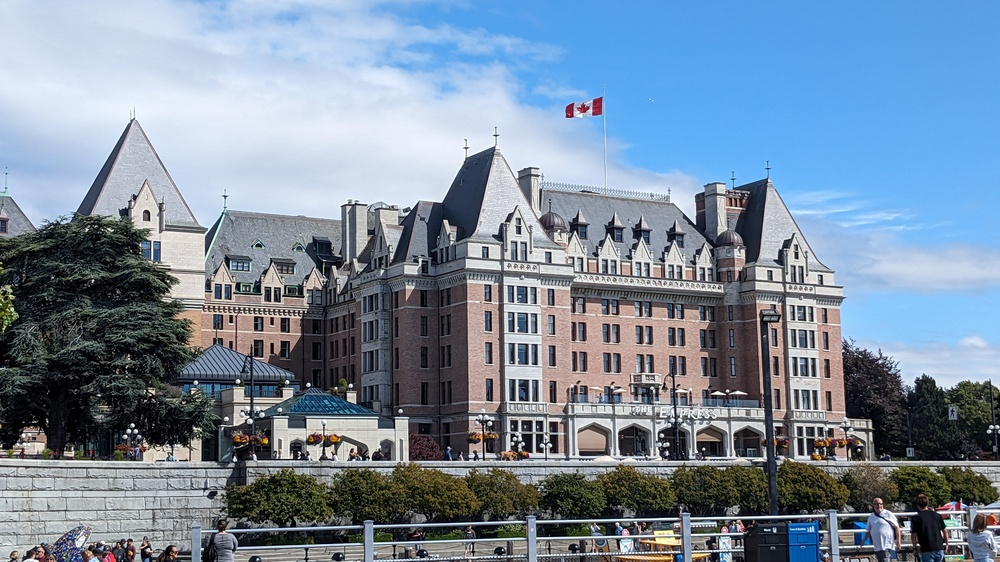
#> input picture 2025/06/20250627/test_input/PXL_20230809_225238061.jpg, 1000 x 562 px, shrunk from 4032 x 2268 before the run, given in place of the camera
$ python main.py
#> lines starting #> are read from the running program, lines starting #| are printed output that depends on the picture
import cv2

def main():
    # Webカメラから映像を取得
    cap = cv2.VideoCapture(1)
    if not cap.isOpened():
        print("Error: Could not open webcam.")
        return

    prev_gray = None

    while True:
        ret, frame = cap.read()
#> frame is the input picture: shape (562, 1000, 3); mean B, G, R 158, 139.2, 121.4
        if not ret:
            print("Error: Failed to read frame.")
            break

        # グレースケール＋平滑化
        gray = cv2.cvtColor(frame, cv2.COLOR_BGR2GRAY)
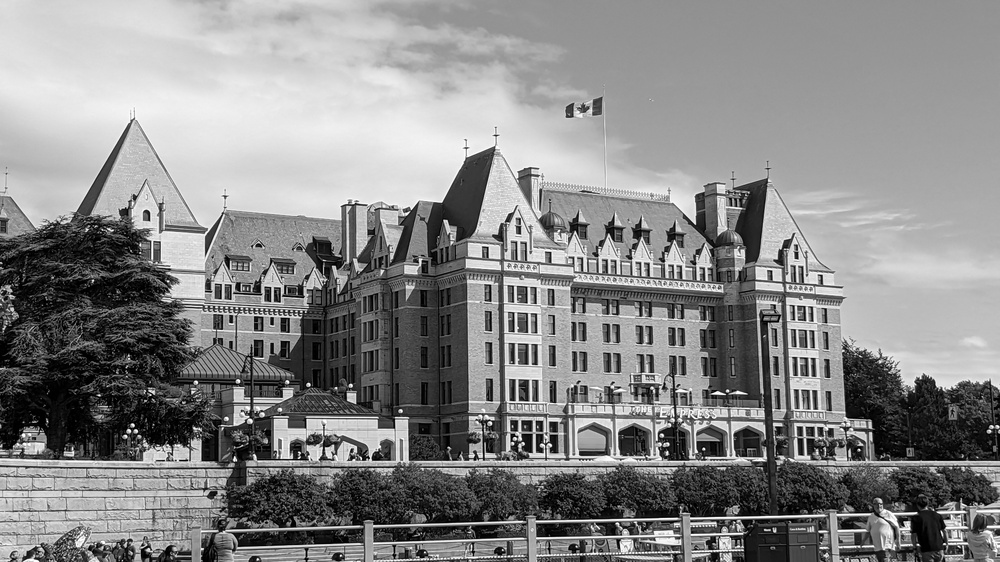
#> gray: shape (562, 1000); min 0, max 255, mean 136
        gray = cv2.GaussianBlur(gray, (7, 7), 0)
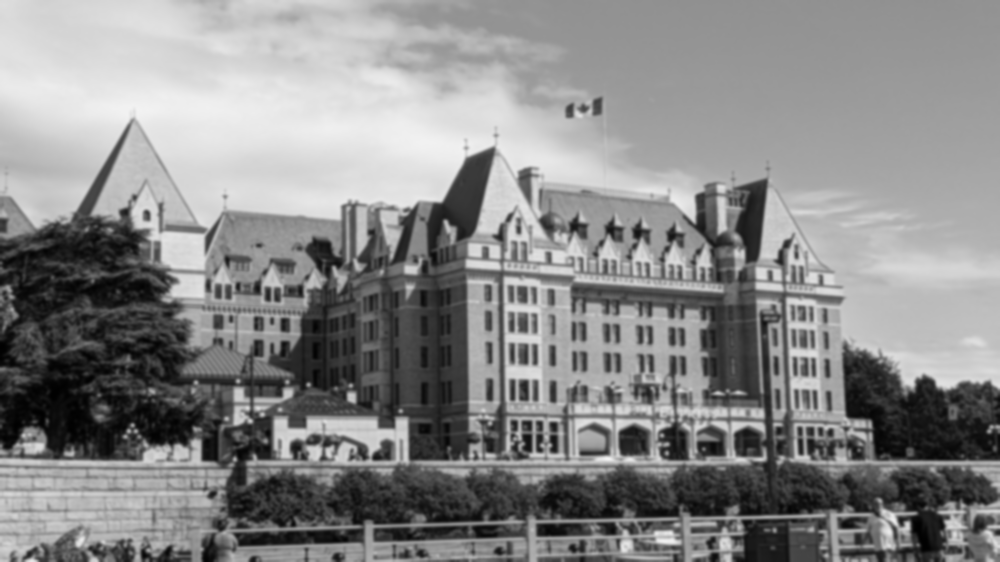
#> gray: shape (562, 1000); min 1, max 243, mean 136

        if prev_gray is None:
            prev_gray = gray
            continue

        # 差分画像
        diff = cv2.absdiff(prev_gray, gray)

        # 二値化
        _, thresh = cv2.threshold(diff, 25, 255, cv2.THRESH_BINARY)

        # ノイズ除去
        kernel = cv2.getStructuringElement(cv2.MORPH_ELLIPSE, (5, 5))
        thresh = cv2.morphologyEx(thresh, cv2.MORPH_OPEN, kernel)

        # 輪郭検出
        contours, _ = cv2.findContours(thresh, cv2.RETR_EXTERNAL, cv2.CHAIN_APPROX_SIMPLE)

        for cnt in contours:
            if cv2.contourArea(cnt) < 100:
                continue  # 小さい領域は無視
            x, y, w, h = cv2.boundingRect(cnt)
            cv2.rectangle(frame, (x, y), (x + w, y + h), (0, 0, 255), 2)  # 赤枠

        cv2.imshow('Motion Detection', frame)
        cv2.imshow('Diff', thresh)

        prev_gray = gray.copy()

        key = cv2.waitKey(1) & 0xFF
        if key == ord('q'):
            break

    cap.release()
    cv2.destroyAllWindows()

if __name__ == "__main__":
    main()
